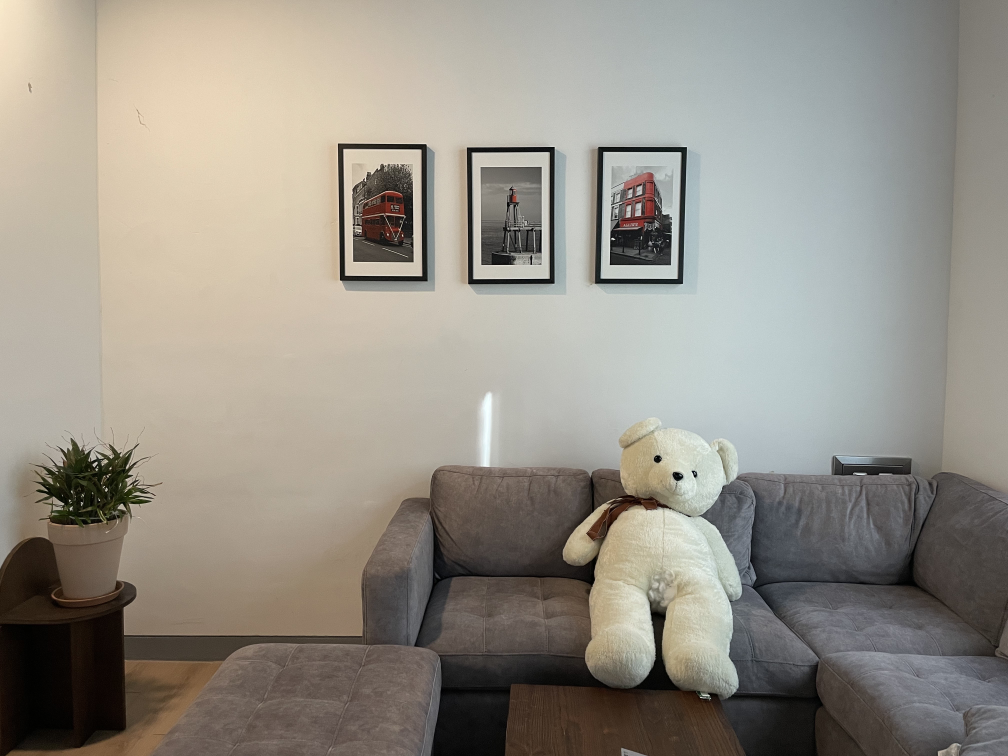
//> input picture opencv-setup/dataset/Assignment6_Datasets/DBs/Handong10_1.jpg, 4032 x 3024 px (shown at 1/4 size); its folder holds only this picture in this run
$ ./ass6   (built with g++ and OpenCV 4)
//> lines starting //> are read from the running program, lines starting //| are printed output that depends on the picture
#include <opencv2/opencv.hpp>
#include <iostream>

using namespace std;
using namespace cv;

int main()
{
    Mat query, image, descriptors1, descriptors2;
    Ptr<ORB> orbF = ORB::create(1000);
    vector<KeyPoint> keypoints1, keypoints2;
    vector<vector<DMatch>> matches;
    vector<DMatch> goodMatches, best_GoodMatches;
    BFMatcher matcher(NORM_HAMMING);
    Mat imgMatches;
    vector<String> str;

    string best_image, DB_Image;
    int size = 0;
    int prev_size = -1;
    float nndr = 0.6f;
    int k = 2;
    string queryImage;
    string path("/Users/kimjisue/Desktop/opencv/opencv-setup/dataset/Assignment6_Datasets/DBs/*.jpg");
    //string path("Assignment6_Datasets/DBs/*.jpg");

    cout << "Enter query image name: ";
    cin >> queryImage;
//> the answer given: ../dataset/Assignment6_Datasets/DBs/Handong10_1.jpg

    query = imread("/Users/kimjisue/Desktop/opencv/opencv-setup/dataset/Assignment6_Datasets/query_image/" + queryImage);
//> query is the input picture: 3024 rows x 4032 cols, CV_8UC3; mean B, G, R 134.9, 144.5, 149.5
    //query = imread("Assignment6_Datasets/query_image/" + queryImage);
    if (query.empty()) {
        cout << "No file!" << endl;
        return 0;
    }
    resize(query, query, Size(640, 480));
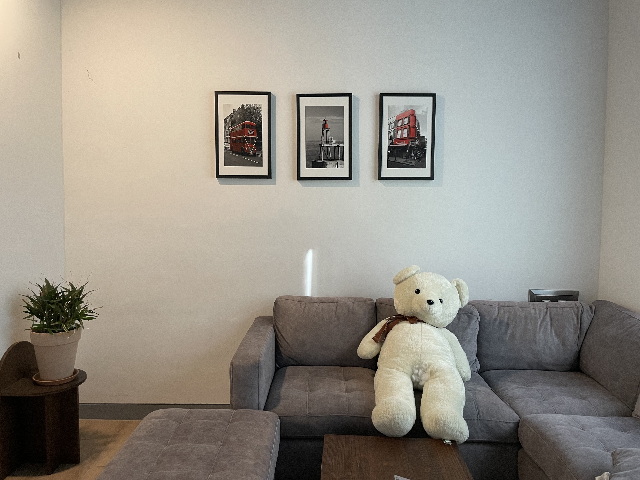
//> query: 480 rows x 640 cols, CV_8UC3; mean B, G, R 134.8, 144.3, 149.4

    glob(path, str, false);
    cout << "Sample Image Load Size : " << str.size() << endl;
    if (str.empty()) {
        cout << "No file!\n" << endl;
        return 0;
    }

    orbF->detectAndCompute(query, noArray(), keypoints1, descriptors1);
//> keypoints1 = 1000 keypoints; strongest (x, y, size): (219, 174, 31), (219, 172, 31), (220, 173, 37.2), (347, 175, 37.2)

    for (int i = 0; i < str.size(); i++)
    {
        DB_Image = str[i];
        image = imread(DB_Image);
        resize(image, image, Size(640, 480));

        if (image.empty()) {
            cout << "image empty!" << endl;
            return -1;
        }

        orbF->detectAndCompute(image, noArray(), keypoints2, descriptors2);
//> keypoints2 has the same summary as keypoints1

        matcher.knnMatch(descriptors1, descriptors2, matches, k);
//> matches = 1000 matches

        for (int i = 0; i < matches.size(); i++) {
            if (matches.at(i).size() == 2 && matches.at(i).at(0).distance <= nndr * matches.at(i).at(1).distance) {
                goodMatches.push_back(matches[i][0]);
            }
        }
//> after the loop, goodMatches = 1000 matches

        cout << "Image number " << i + 1 << " Matching: " << goodMatches.size() << endl;
//| Image number 1 Matching: 1000
        size = goodMatches.size();
//> size = 1000

        if (size > prev_size) {
            prev_size = size;
//> prev_size = 1000
            best_image = DB_Image;
            best_GoodMatches = goodMatches;
//> best_GoodMatches = 1000 matches
        }

        matches.clear();
//> matches = 0 matches
        goodMatches.clear();
//> goodMatches = 0 matches
    }
//> after the loop, prev_size = 1000


    image = imread(best_image);
    resize(image, image, Size(640, 480));
    orbF->detectAndCompute(image, noArray(), keypoints2, descriptors2);

    cout << "Match found! " << endl;
    drawMatches(query, keypoints1, image, keypoints2, best_GoodMatches, imgMatches, Scalar::all(-1), Scalar(-1), vector<char>(), DrawMatchesFlags::NOT_DRAW_SINGLE_POINTS);
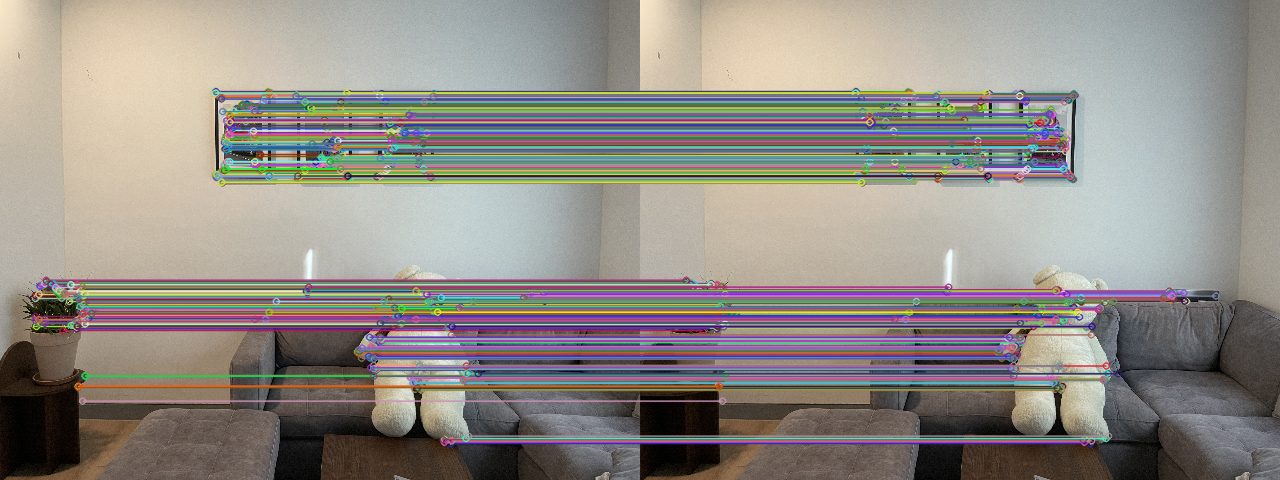
//> imgMatches: 480 rows x 1280 cols, CV_8UC3; mean B, G, R 134.3, 140.1, 145.2

    imshow("Query", query);
    imshow("Best_matching", imgMatches);
    waitKey(0);

    return 0;
}

$ run again, on opencv-setup/dataset/Assignment6_Datasets/DBs/Handong5_1.jpg
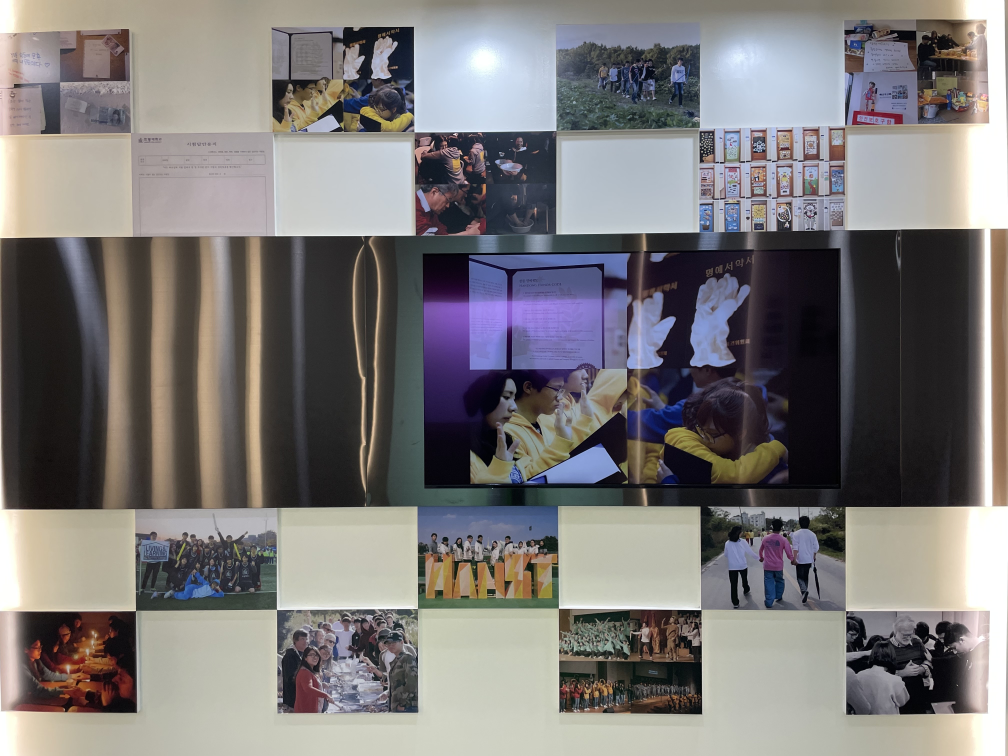
//> input picture opencv-setup/dataset/Assignment6_Datasets/DBs/Handong5_1.jpg, 4032 x 3024 px (shown at 1/4 size)
//> query is the input picture: 3024 rows x 4032 cols, CV_8UC3; mean B, G, R 120.7, 121.1, 124.3
//> `resize(query, query, Size(640, 480));`:
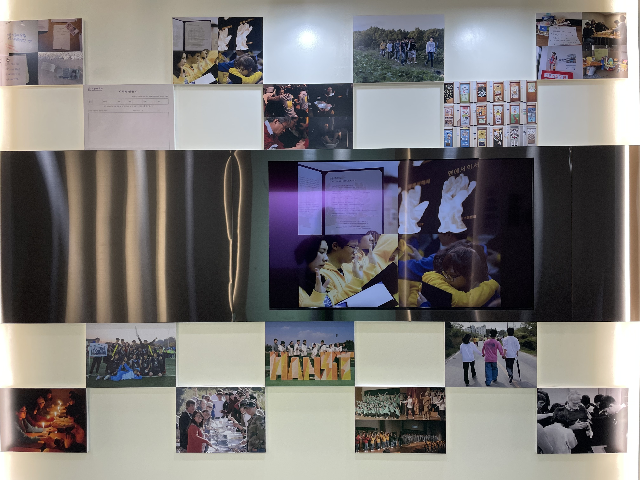
//> query: 480 rows x 640 cols, CV_8UC3; mean B, G, R 120.6, 120.9, 124.2
//> keypoints1 = 1000 keypoints; strongest (x, y, size): (592, 407, 31), (444, 389, 31), (590, 407, 31), (445, 84, 31)
//> keypoints2 has the same summary as keypoints1
//> `matcher.knnMatch(descriptors1, descriptors2, matches, k);`: matches = 1000 matches
//| Image number 1 Matching: 1000
//> size = 1000
//> best_GoodMatches = 1000 matches
//> `matches.clear();`: matches = 0 matches
//> after the loop `for (int i = 0; i < str.size(); i++)`: prev_size = 1000
//> `drawMatches(query, keypoints1, image, keypoints2, best_GoodMatches, im..`:
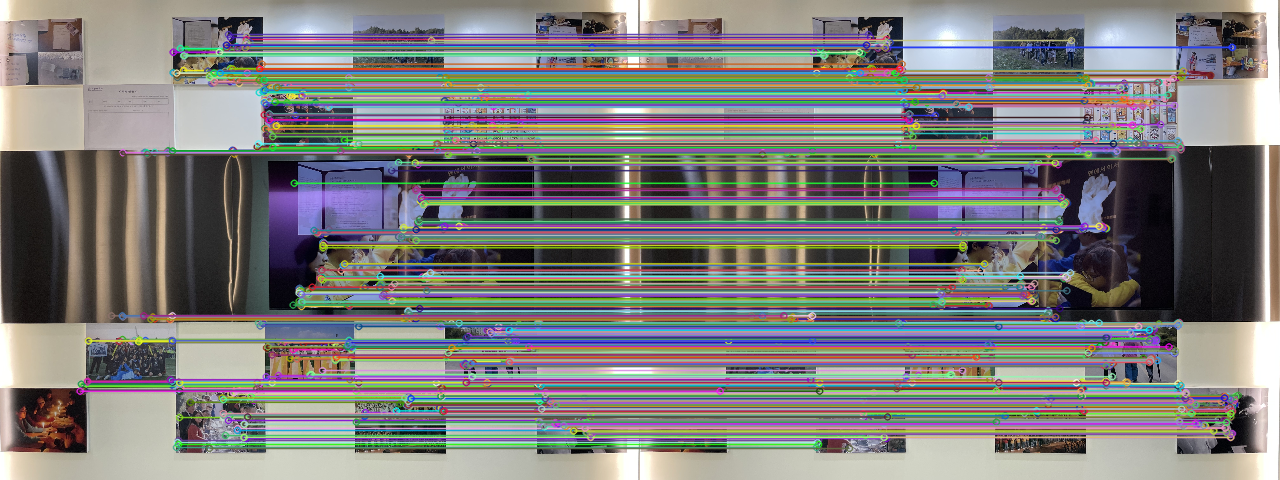
//> imgMatches: 480 rows x 1280 cols, CV_8UC3; mean B, G, R 123.1, 125.1, 126
